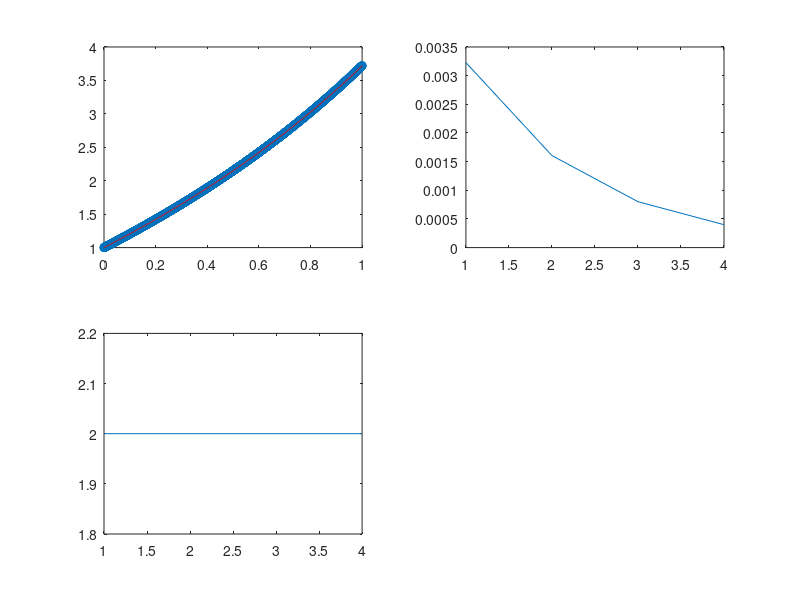

Here is the MATLAB script that generated this plot:
clear
close all

for i=1:4
    f = @(t,y) ones(size(y)).*y-t+1;
    df = @(t,y) ones(size(y)).*1;
    y0 = 1;
    T = 1;
    nsteps = 100*2^i;
    maxiter = 20;
    tol = 1e-10;
    B = [1 1; 0 1];
    C = B(1:end-1,1);
    b = B(end, 2:end)';
    A = B(1:end-1,2:end);
    t = linspace(0, T, nsteps);
    Y = zeros(nsteps,1);
    h = t(2)-t(1);
    H(i) = i;
    Y(1) = y0;
    nstages = size(B,1)-1;
    for n = 1:nsteps-1 
        Kold = zeros(nstages,1);
        iter = 0;
        err = 1;
        while (err> tol) && (iter<maxiter)
            iter = iter+1;
            num = Kold - f(t(n),Y(n)+h*A*Kold);
            DF = 1-h*A*df(t(n),Y(n)+h*A*Kold);
            dif = DF\num;
            Knew = Kold - dif;
            Kold = Knew;
            err = max(abs(dif));
        end
        it(n) = iter;
        Y(n+1) = Y(n) + h*(b'*Knew);
    end
    e = exp(1);
    yex = @(t) e.^t+t;
   
    E(i) = norm(yex(t)-Y')/norm(yex(t));
    I(i) = sum(it)/n;
end

subplot(2,2,1)
plot(t, Y, 'o-',t, yex(t), 'r')

subplot(2,2,2)
plot(H,E)

subplot(2,2,3)
plot(H,I)